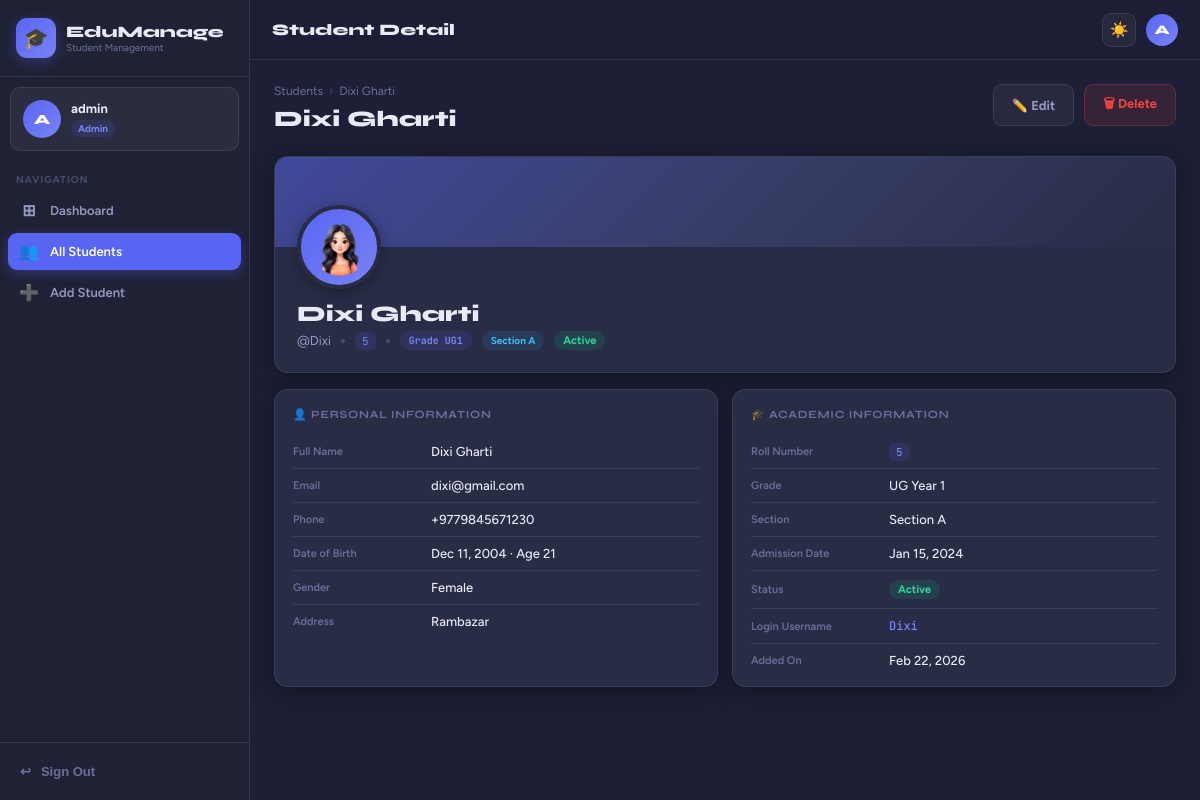
Screenshot of /students/9/ (signed in) with the database file from the repository.
### students/models.py (models this page shows, shortened)
class Student(models.Model):
    GENDER_CHOICES  = [('M','Male'),('F','Female'),('O','Other')]
    GRADE_CHOICES   = [
        ('1','Grade 1'),('2','Grade 2'),('3','Grade 3'),('4','Grade 4'),
        ('5','Grade 5'),('6','Grade 6'),('7','Grade 7'),('8','Grade 8'),
        ('9','Grade 9'),('10','Grade 10'),('11','Grade 11'),('12','Grade 12'),
        ('UG1','UG Year 1'),('UG2','UG Year 2'),('PG','Post Graduate'),
    ]
    SECTION_CHOICES = [('A','A'),('B','B'),('C','C'),('D','D'),('E','E')]
    STATUS_CHOICES  = [('active','Active'),('inactive','Inactive')]
    user           = models.OneToOneField(User, on_delete=models.CASCADE, related_name='student')
    full_name      = models.CharField(max_length=150)
    email          = models.EmailField(unique=True)
    phone          = models.CharField(max_length=20, blank=True)
    date_of_birth  = models.DateField(null=True, blank=True)
    gender         = models.CharField(max_length=1, choices=GENDER_CHOICES, blank=True)
    address        = models.TextField(blank=True)
    grade          = models.CharField(max_length=4, choices=GRADE_CHOICES)
    section        = models.CharField(max_length=1, choices=SECTION_CHOICES, default='A')
    roll_number    = models.CharField(max_length=20, unique=True)
    admission_date = models.DateField(null=True, blank=True)
    status         = models.CharField(max_length=10, choices=STATUS_CHOICES, default='active')
    profile_pic    = models.ImageField(upload_to='profile_pics/', null=True, blank=True)
    created_at     = models.DateTimeField(auto_now_add=True)
    updated_at     = models.DateTimeField(auto_now=True)
    class Meta:
        ordering = ['-created_at']
    @property
    def age(self):
        if not self.date_of_birth:
            return None
        today = date.today()
        b = self.date_of_birth
        return today.year - b.year - ((today.month, today.day) < (b.month, b.day))
    @property
    def grade_display(self):
        return dict(self.GRADE_CHOICES).get(self.grade, self.grade)

### students/views.py (the view)
# urls.py: path('<int:pk>/',        views.student_detail,  name='student_detail'),
@admin_required
def student_detail(request, pk):
    student = get_object_or_404(Student, pk=pk)
    return render(request, 'students/student_detail.html', {'student': student})

### students/context_processors.py (called while the page is built)
def theme_processor(request):
    return {'current_theme': request.COOKIES.get('theme', 'dark')}

### students/templates/students/student_detail.html (shortened to what this page needs)
{% extends 'base.html' %}
{% block page_title %}Student Detail{% endblock %}
{% block content %}
<div class="page-hdr">
  <div>
    <div class="breadcrumb">
      <a href="{% url 'student_list' %}">Students</a>
      <span class="sep">›</span>
      <span>{{ student.full_name }}</span>
    </div>
    <div class="page-title">{{ student.full_name }}</div>
  </div>
  <div style="display:flex;gap:10px">
    <a href="{% url 'student_edit' student.pk %}" class="btn btn-secondary">✏️ Edit</a>
    <button class="btn btn-danger"
      onclick="if(confirm('Permanently delete {{ student.full_name }}? This cannot be undone.'))document.getElementById('deleteForm').submit()">
      🗑 Delete
    </button>
  </div>
</div>
<div class="profile-hero">
  <div class="profile-banner" style="background:linear-gradient(135deg,rgba(88,101,242,.5),rgba(121,131,245,.2),transparent)"></div>
  <div class="profile-body">
    <div class="profile-av-wrap">
      <div class="profile-av" style="background:linear-gradient(135deg,#5865f2,#7983f5)">
        {% if student.profile_pic %}
          <img src="{{ student.profile_pic.url }}" alt="{{ student.full_name }}">
        {% else %}
          {{ student.full_name|slice:":1"|upper }}
        {% endif %}
      </div>
    </div>
    <div class="profile-name">{{ student.full_name }}</div>
    <div class="profile-meta">
      <span>@{{ student.user.username }}</span>
      <span class="dot"></span>
      <span class="roll-tag">{{ student.roll_number }}</span>
      <span class="dot"></span>
      <span class="badge badge-grade">Grade {{ student.grade }}</span>
      <span class="badge badge-section">Section {{ student.section }}</span>
      <span class="badge badge-{{ student.status }}">{{ student.get_status_display }}</span>
    </div>
  </div>
</div>
<div class="info-grid">
  <div class="info-panel">
    <div class="info-panel-title">👤 Personal Information</div>
    <div class="info-row"><div class="info-label">Full Name</div><div class="info-val">{{ student.full_name }}</div></div>
    <div class="info-row"><div class="info-label">Email</div><div class="info-val">{{ student.email }}</div></div>
    <div class="info-row"><div class="info-label">Phone</div><div class="info-val">{{ student.phone|default:"—" }}</div></div>
    <div class="info-row"><div class="info-label">Date of Birth</div>
      <div class="info-val">{{ student.date_of_birth|date:"M d, Y"|default:"—" }}{% if student.age %} · Age {{ student.age }}{% endif %}</div></div>
    <div class="info-row"><div class="info-label">Gender</div><div class="info-val">{{ student.get_gender_display|default:"—" }}</div></div>
    <div class="info-row"><div class="info-label">Address</div><div class="info-val">{{ student.address|default:"—" }}</div></div>
  </div>
  <div class="info-panel">
    <div class="info-panel-title">🎓 Academic Information</div>
    <div class="info-row"><div class="info-label">Roll Number</div><div class="info-val"><span class="roll-tag">{{ student.roll_number }}</span></div></div>
    <div class="info-row"><div class="info-label">Grade</div><div class="info-val">{{ student.grade_display }}</div></div>
    <div class="info-row"><div class="info-label">Section</div><div class="info-val">Section {{ student.section }}</div></div>
    <div class="info-row"><div class="info-label">Admission Date</div><div class="info-val">{{ student.admission_date|date:"M d, Y"|default:"—" }}</div></div>
    <div class="info-row"><div class="info-label">Status</div><div class="info-val"><span class="badge badge-{{ student.status }}">{{ student.get_status_display }}</span></div></div>
    <div class="info-row"><div class="info-label">Login Username</div>
      <div class="info-val" style="font-family:'JetBrains Mono',monospace;font-size:12px;color:var(--indigo-l)">{{ student.user.username }}</div></div>
    <div class="info-row"><div class="info-label">Added On</div><div class="info-val">{{ student.created_at|date:"M d, Y" }}</div></div>
  </div>
</div>
{% endblock %}

### templates/base.html (shortened to what this page needs)
<!DOCTYPE html>
<html lang="en" data-theme="{{ current_theme|default:'dark' }}">
<head>
{% load static %}
<link rel="stylesheet" href="{% static 'css/main.css' %}">
</head>
<body>
{% if user.is_authenticated %}
<div class="app-layout">
  <aside class="sidebar" id="sidebar">
    <div class="sb-head">
      <div class="sb-logo">🎓</div>
      <div>
        <div class="sb-brand-name">EduManage</div>
        <div class="sb-brand-sub">Student Management</div>
      </div>
    </div>
    <div class="sb-profile">
      <div class="sb-avatar">
        {% if not user.is_staff %}
          {% if user.student.profile_pic %}
            <img src="{{ user.student.profile_pic.url }}" alt="photo">
          {% else %}
            {{ user.student.full_name|slice:":1"|upper }}
          {% endif %}
        {% else %}
          {{ user.get_full_name|slice:":1"|upper|default:user.username|slice:":1"|upper }}
        {% endif %}
      </div>
      <div>
        <div class="sb-uname">
          {% if user.is_staff %}{{ user.get_full_name|default:user.username }}
          {% else %}{{ user.student.full_name|default:user.username }}{% endif %}
        </div>
        {% if user.is_staff %}
          <span class="sb-role sb-role-admin">Admin</span>
        {% else %}
          <span class="sb-role sb-role-student">Student</span>
        {% endif %}
      </div>
    </div>
    <div class="sb-section">Navigation</div>
    {% if user.is_staff %}
      <a href="{% url 'admin_dashboard' %}" class="sb-link {% if request.resolver_match.url_name == 'admin_dashboard' %}active{% endif %}">
        <span class="icon">⊞</span> Dashboard
      </a>
      <a href="{% url 'student_list' %}" class="sb-link {% if request.resolver_match.url_name in 'student_list,student_detail,student_edit' %}active{% endif %}">
        <span class="icon">👥</span> All Students
      </a>
      <a href="{% url 'student_add' %}" class="sb-link {% if request.resolver_match.url_name == 'student_add' %}active{% endif %}">
        <span class="icon">➕</span> Add Student
      </a>
    {% else %}
      <a href="{% url 'student_profile' %}" class="sb-link {% if request.resolver_match.url_name == 'student_profile' %}active{% endif %}">
        <span class="icon">👤</span> My Profile
      </a>
    {% endif %}
    <div class="sb-footer">
      <form method="post" action="{% url 'logout' %}" style="margin:0">
        <button type="submit" class="sb-logout">
          <span>↩</span> Sign Out
        </button>
      </form>
    </div>
  </aside>
  <div class="main-wrap">
    <div class="topbar">
      <div class="topbar-title">{% block page_title %}Dashboard{% endblock %}</div>
      <div class="topbar-actions">
        <button class="tb-btn" id="themeToggle" onclick="toggleTheme()" title="Toggle theme">☀️</button>
        <div class="tb-av">
          {% if not user.is_staff and user.student.profile_pic %}
            <img src="{{ user.student.profile_pic.url }}" alt="avatar">
          {% else %}
            {% if user.is_staff %}{{ user.get_full_name|slice:":1"|upper|default:user.username|slice:":1"|upper }}
            {% else %}{{ user.student.full_name|slice:":1"|upper|default:user.username|slice:":1"|upper }}{% endif %}
          {% endif %}
        </div>
      </div>
    </div>
    <div class="page-body">
      {% block content %}{% endblock %}
    </div>
  </div>
</div>
{% else %}
{% block auth_content %}{% endblock %}
{% endif %}
</body>
</html>

### rows the page displays
Student: full_name "Dixi Gharti", profile_pic (picture), user.username "Dixi", roll_number "5", grade "UG1", section "A", status "Active", email "dixi@gmail.com", phone "+9779845671230", date_of_birth "Dec 11, 2004", age "21", gender "Female", address "Rambazar", grade_display "UG Year 1", admission_date "Jan 15, 2024", created_at "Feb 22, 2026"

### other values shown
{{ user.get_full_name|default:user.username }} "admin"
